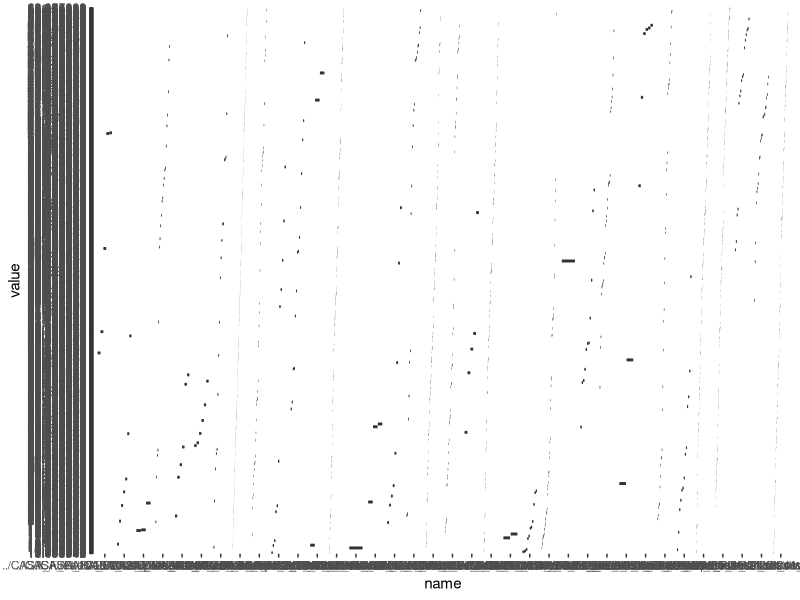
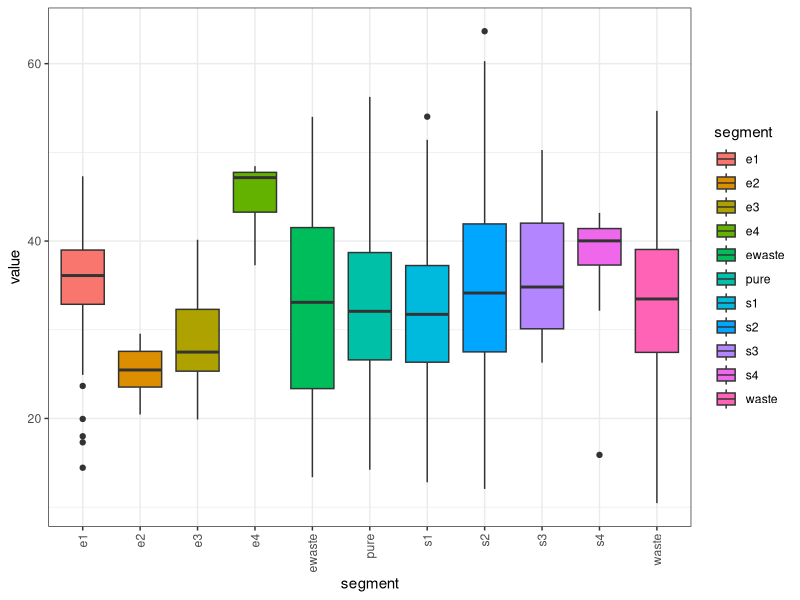
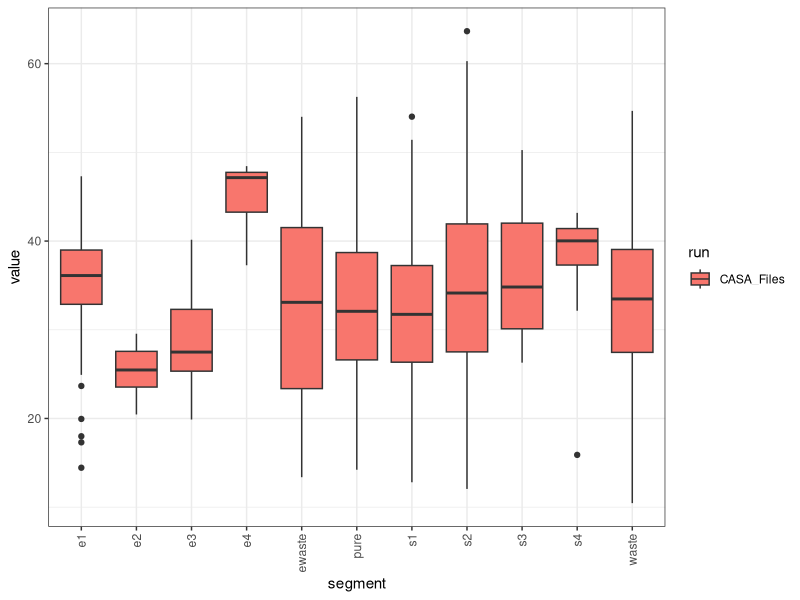
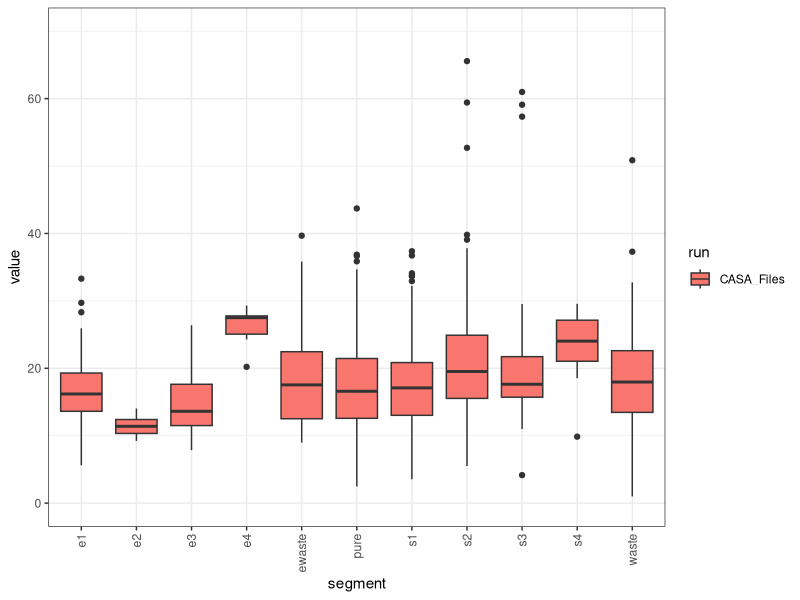
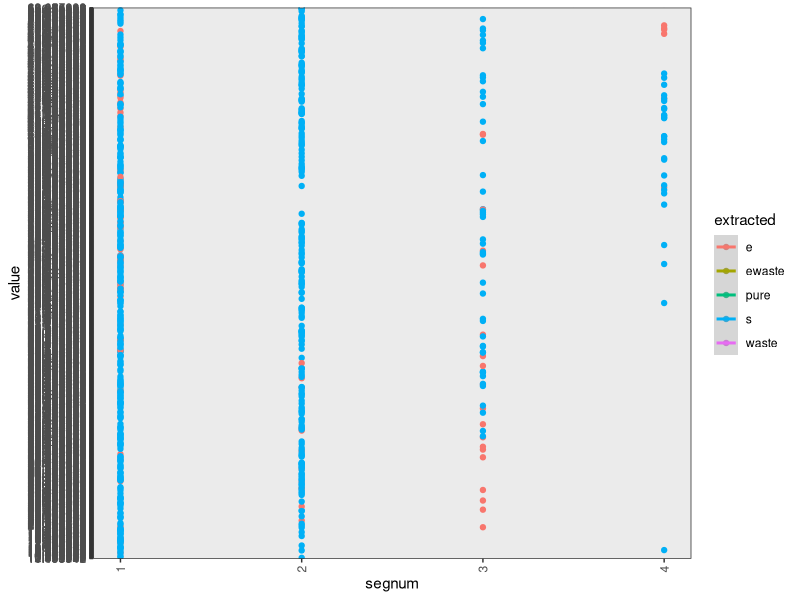

Write the R code that produced these figures, in order. (Note: this script raises an error after producing the figures.)
library(ggplot2)
library(reshape2)
library(stringr)

data = read.table ('casa_paths_extracted.txt', sep = ' ')
colnames (data) = c('name', 'empty' , 'VCL', 'VAP', 'VSL', 'LIN', 'WOB', 'PROG', 'BCF','segment')
data$spermid = 1:nrow(data)

mdata = melt(data, id.vars = c("name", "spermid"))

mdata2 = melt(data, id.vars = c("name", "spermid", "LIN"))
g = ggplot(data = mdata2[mdata2$variable == "VCL", ], aes(name, value)) + geom_boxplot()

pdf("output.pdf", height = 3, width = 4)
print(g)
dev.off()

data$run = sapply(data$name, function(x) {strsplit(x, split ="/")[[1]][2]})

mdata = melt(data, id.vars = c("name", "spermid", "run", "segment"))

g = ggplot(data = mdata[mdata$variable == "VCL", ], aes(segment, value, fill = segment)) +
  geom_boxplot() +
  theme_bw() +
  theme(axis.text.x = element_text(angle = 90, vjust = 0.5, hjust = 1))

pdf("output2.pdf", height = 6, width = 8)
print(g)
dev.off()

g = ggplot(data = mdata[mdata$variable == "VCL", ], aes(segment, value, fill = run)) +
  geom_boxplot() +
  theme_bw() +
  theme(axis.text.x = element_text(angle = 90, vjust = 0.5, hjust = 1))

pdf("output3.pdf", height = 6, width = 8)
print(g)
dev.off()

g = ggplot(data = mdata[mdata$variable == "VSL", ], aes(segment, value, fill = run)) +
  geom_boxplot() +
  theme_bw() +
  theme(axis.text.x = element_text(angle = 90, vjust = 0.5, hjust = 1)) +
  lims(y=c(0,70))

pdf("output4.pdf", height = 6, width = 8)
print(g)
dev.off()

detailed = data
detailed$extracted = sapply(detailed$segment, function(x){return(str_extract(x, "[a-zA-Z]+"))})
detailed$segnum = sapply(detailed$segment, function(x){as.numeric(str_extract(x, "[0-9]+"))})
mdetailed = melt(detailed, id.vars = c("name", "segment", "spermid", "extracted", "segnum"))
g = ggplot(data = mdetailed[mdetailed$variable == "VCL", ], aes(segnum, value, color = extracted)) +
  geom_point() +
  geom_smooth(method = "lm") +
  theme_bw() +
  theme(axis.text.x = element_text(angle = 90, vjust = 0.5, hjust = 1))

pdf("scatter1.pdf", height = 6, width = 8)
print(g)
dev.off()

detailed = data
detailed$extracted = sapply(detailed$segment, function(x){return(str_extract(x, "[a-zA-Z]+"))})
detailed$segnum = sapply(detailed$segment, function(x){as.numeric(str_extract(x, "[0-9]+"))})
mdetailed = melt(detailed, id.vars = c("name", "segment", "spermid", "extracted", "segnum"))
g = ggplot(data = mdetailed[mdetailed$variable == "VCL" & mdetailed$segnum > 1.5, ], aes(segnum, value, color = extracted)) +
  geom_point() +
  geom_smooth(method = "lm") +
  theme_bw() +
  theme(axis.text.x = element_text(angle = 90, vjust = 0.5, hjust = 1))

## NEW PLOTTING
mdetailed$prettyextracted = sapply(mdetailed$extracted, function(x) {
  if (x == "e") {
    return("Extracted")
  }
  if (x == "s") {
    return("In Device")
  }
  return(x)
})

g = ggplot(data = mdetailed[mdetailed$variable == "VCL" & mdetailed$segnum > 1.5 & mdetailed$extracted != "waste" & mdetailed$extracted != "ewaste" & mdetailed$extracted != "pure", ], aes(x=segnum, y=value)) + 
  geom_boxplot(aes(fill = prettyextracted, linetype = factor(segnum))) +
  scale_linetype_manual(values = c("solid", "solid", "solid", "solid", "solid", "solid"), guide="none") +
  theme_bw() +
  geom_smooth(method = "lm", aes(color = prettyextracted)) +
  theme(axis.text.x = element_text(angle = 90, vjust = 0.5, hjust = 1)) +
  scale_x_continuous(name = "Segment number") +
  scale_y_continuous(name = "VCL(um/sec")+
  guides(fill=guide_legend(title="Source of Recording"),color=guide_legend(title="Source of Sperm"))+
  ggtitle("VCL")


pdf("VCL2.pdf", height = 6, width = 8)
print(g)
dev.off()


pdf("scatter2.pdf", height = 6, width = 8)
print(g)
dev.off()

model = aov(VSL ~ segment, data = data[data$segment %in% c("1", "2"),])
summary(model)
TukeyHSD(model, conf.level = 0.95)
mean(data$VSL[data$segment == "1"])
mean(data$VSL[data$segment == "2"])



